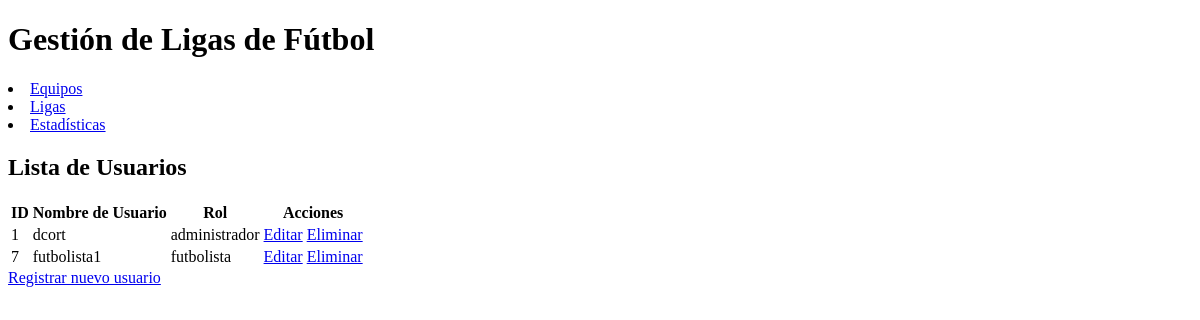
/usuarios/ (signed in), run on an earlier commit of the app's database.
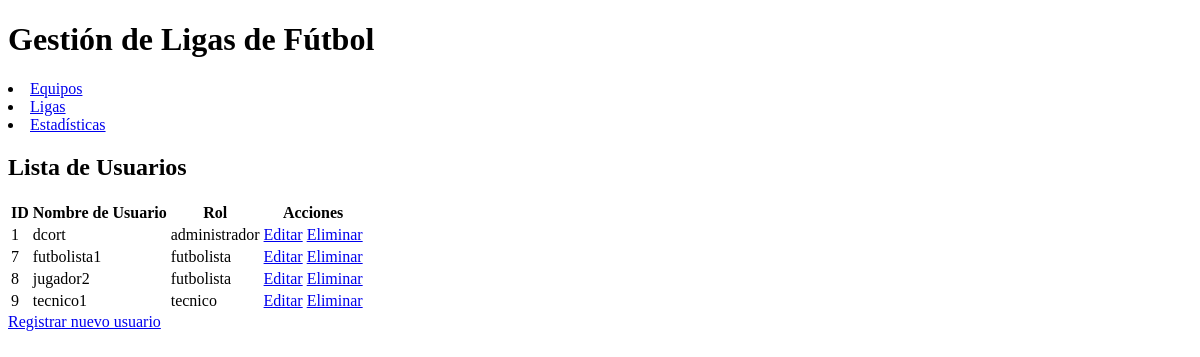
And on a later commit of the database.
### usuarios/models.py (models this page shows, shortened)
class Usuario(AbstractUser):
    ROLES = [
        ('futbolista', 'Futbolista'),
        ('tecnico', 'Técnico'),
        ('organizador', 'Organizador'),
        ('administrador', 'Administrador'),
    ]
    rol = models.CharField(max_length=20, choices=ROLES)

### usuarios/views.py (the view)
# urls.py: path('', listar_usuarios, name='listar_usuarios'),
@login_required
def listar_usuarios(request):
    if request.user.rol == 'administrador':
        usuarios = Usuario.objects.all()  # Admin puede ver todos los usuarios
    else:
        usuarios = Usuario.objects.filter(id=request.user.id)  # Solo ve su propio perfil
    return render(request, 'usuarios/lista_usuarios.html', {'usuarios': usuarios})

### usuarios/templates/usuarios/lista_usuarios.html
{% extends 'base.html' %}
{% block content %}
<h2>Lista de Usuarios</h2>
<table>
    <tr>
        <th>ID</th>
        <th>Nombre de Usuario</th>
        <th>Rol</th>
        <th>Acciones</th>
    </tr>
    {% for usuario in usuarios %}
    <tr>
        <td>{{ usuario.id }}</td>
        <td>{{ usuario.username }}</td>
        <td>{{ usuario.rol }}</td>
        <td>
            <a href="{% url 'editar_usuario' usuario.id %}">Editar</a>
            <a href="{% url 'eliminar_usuario' usuario.id %}">Eliminar</a>
        </td>
    </tr>
    {% endfor %}
</table>
<a href="{% url 'registrar_usuario' %}">Registrar nuevo usuario</a>
{% endblock %}

### templates/base.html (shortened to what this page needs)
<!DOCTYPE html>
<html lang="es">
<head>
</head>
<body>
    <header>
        <h1>Gestión de Ligas de Fútbol</h1>
        <nav>
            <li><a href="{% url 'equipos:lista' %}">Equipos</a></li>
            <li><a href="{% url 'lista_ligas' %}">Ligas</a></li>
            {% if not es_futbolista %}
                <li><a href="{% url 'listar_estadisticas' %}">Estadísticas</a></li>
            {% endif %}
        </nav>
    </header>
    <main>
        {% block content %}{% endblock %}
    </main>
</body>
</html>

What changed in the data, as far as the page shows it:
added Usuario: id "8", username "jugador2", rol "futbolista"
added Usuario: id "9", username "tecnico1", rol "tecnico"
